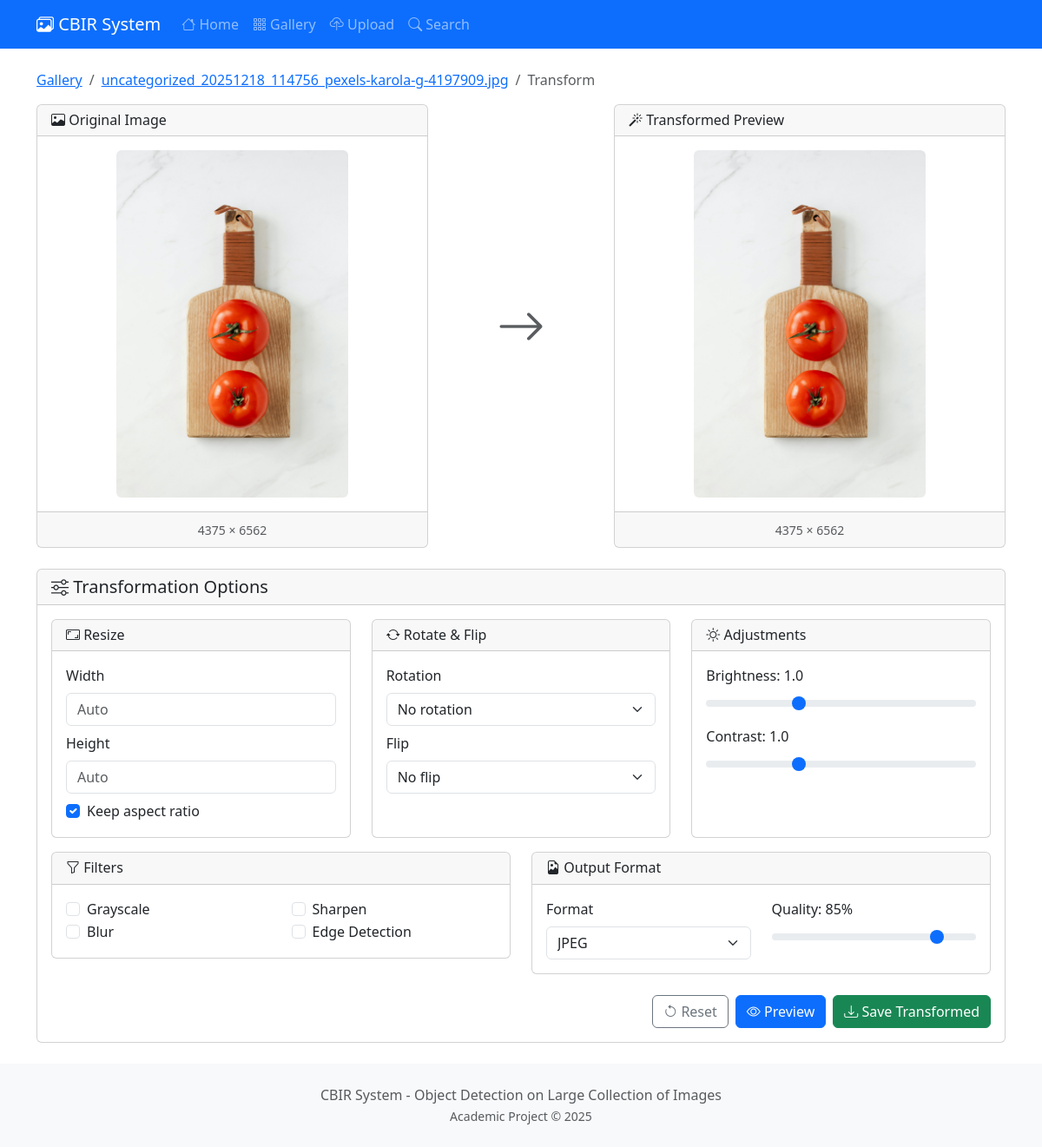
The page /image/10/transform/ on the database its author committed.
### core/models.py (models this page shows, shortened)
class Image(models.Model):
    file = models.ImageField(upload_to=image_upload_path)
    filename = models.CharField(max_length=255)
    category = models.CharField(max_length=100, null=True, blank=True)
    uploaded_at = models.DateTimeField(auto_now_add=True)
    width = models.IntegerField(default=0)
    height = models.IntegerField(default=0)
    file_size = models.IntegerField(default=0)  # in bytes
    features_extracted = models.BooleanField(default=False)
    feature_vector = models.BinaryField(null=True, blank=True)  # Serialized numpy array
    class Meta:
        ordering = ['-uploaded_at']
    @property
    def image(self):
        return self.file
    @property
    def original_filename(self):
        return self.filename

### core/views.py (the view, shortened to what this page needs)
# urls.py: path('image/<int:pk>/transform/', views.TransformView.as_view(), name='transform'),
class TransformView(View):
    template_name = 'core/transform.html'
    def get(self, request, pk):
        image = get_object_or_404(Image, pk=pk)
        form = TransformForm()
        return render(request, self.template_name, {
            'image': image,
            'form': form
        })

### templates/core/transform.html (shortened to what this page needs)
{% extends 'core/base.html' %}
{% block content %}
<nav aria-label="breadcrumb" class="mb-3">
    <ol class="breadcrumb">
        <li class="breadcrumb-item"><a href="{% url 'core:gallery' %}">Gallery</a></li>
        <li class="breadcrumb-item"><a href="{% url 'core:image_detail' image.id %}">{{ image.original_filename }}</a></li>
        <li class="breadcrumb-item active">Transform</li>
    </ol>
</nav>
<div class="row">
    <div class="col-md-5">
        <div class="card">
            <div class="card-header">
                <h6 class="mb-0"><i class="bi bi-image"></i> Original Image</h6>
            </div>
            <div class="card-body text-center">
                <img src="{{ image.image.url }}" class="img-fluid rounded" id="originalImage" alt="Original">
            </div>
            <div class="card-footer text-center">
                <small class="text-muted">{{ image.width }} × {{ image.height }}</small>
            </div>
        </div>
    </div>
    <div class="col-md-2 d-flex align-items-center justify-content-center">
        <i class="bi bi-arrow-right display-4 text-muted"></i>
    </div>
    <div class="col-md-5">
        <div class="card">
            <div class="card-header">
                <h6 class="mb-0"><i class="bi bi-magic"></i> Transformed Preview</h6>
            </div>
            <div class="card-body text-center">
                <img src="{{ image.image.url }}" class="img-fluid rounded" id="previewImage" alt="Preview">
            </div>
            <div class="card-footer text-center">
                <small class="text-muted" id="previewDimensions">{{ image.width }} × {{ image.height }}</small>
            </div>
        </div>
    </div>
</div>
<div class="card mt-4">
    <div class="card-header">
        <h5 class="mb-0"><i class="bi bi-sliders"></i> Transformation Options</h5>
    </div>
    <div class="card-body">
        <form method="post" id="transformForm">
            <div class="row">
                <div class="col-md-4">
                    <div class="card h-100">
                        <div class="card-header">
                            <h6 class="mb-0"><i class="bi bi-aspect-ratio"></i> Resize</h6>
                        </div>
                        <div class="card-body">
                            <div class="mb-2">
                                <label class="form-label">Width</label>
                                <input type="number" name="resize_width" class="form-control" placeholder="Auto" min="1" max="4096">
                            </div>
                            <div class="mb-2">
                                <label class="form-label">Height</label>
                                <input type="number" name="resize_height" class="form-control" placeholder="Auto" min="1" max="4096">
                            </div>
                            <div class="form-check">
                                <input type="checkbox" name="keep_aspect" class="form-check-input" id="keepAspect" checked>
                                <label class="form-check-label" for="keepAspect">Keep aspect ratio</label>
                            </div>
                        </div>
                    </div>
                </div>
                <div class="col-md-4">
                    <div class="card h-100">
                        <div class="card-header">
                            <h6 class="mb-0"><i class="bi bi-arrow-repeat"></i> Rotate & Flip</h6>
                        </div>
                        <div class="card-body">
                            <div class="mb-2">
                                <label class="form-label">Rotation</label>
                                <select name="rotation" class="form-select">
                                    <option value="0">No rotation</option>
                                </select>
                            </div>
                            <div class="mb-2">
                                <label class="form-label">Flip</label>
                                <select name="flip" class="form-select">
                                    <option value="">No flip</option>
                                </select>
                            </div>
                        </div>
                    </div>
                </div>
                <div class="col-md-4">
                    <div class="card h-100">
                        <div class="card-header">
                            <h6 class="mb-0"><i class="bi bi-brightness-high"></i> Adjustments</h6>
                        </div>
                        <div class="card-body">
                            <div class="mb-2">
                                <label class="form-label">Brightness: <span id="brightnessVal">1.0</span></label>
                                <input type="range" name="brightness" class="form-range" min="0.5" max="2" step="0.1" value="1" id="brightness">
                            </div>
                            <div class="mb-2">
                                <label class="form-label">Contrast: <span id="contrastVal">1.0</span></label>
                                <input type="range" name="contrast" class="form-range" min="0.5" max="2" step="0.1" value="1" id="contrast">
                            </div>
                        </div>
                    </div>
                </div>
            </div>
            <div class="row mt-3">
                <div class="col-md-6">
                    <div class="card">
                        <div class="card-header">
                            <h6 class="mb-0"><i class="bi bi-funnel"></i> Filters</h6>
                        </div>
                        <div class="card-body">
                            <div class="row">
                                <div class="col-6">
                                    <div class="form-check">
                                        <input type="checkbox" name="grayscale" class="form-check-input" id="grayscale">
                                        <label class="form-check-label" for="grayscale">Grayscale</label>
                                    </div>
                                    <div class="form-check">
                                        <input type="checkbox" name="blur" class="form-check-input" id="blur">
                                        <label class="form-check-label" for="blur">Blur</label>
                                    </div>
                                </div>
                                <div class="col-6">
                                    <div class="form-check">
                                        <input type="checkbox" name="sharpen" class="form-check-input" id="sharpen">
                                        <label class="form-check-label" for="sharpen">Sharpen</label>
                                    </div>
                                    <div class="form-check">
                                        <input type="checkbox" name="edge_detect" class="form-check-input" id="edgeDetect">
                                        <label class="form-check-label" for="edgeDetect">Edge Detection</label>
                                    </div>
                                </div>
                            </div>
                        </div>
                    </div>
                </div>
                <div class="col-md-6">
                    <div class="card">
                        <div class="card-header">
                            <h6 class="mb-0"><i class="bi bi-file-earmark-image"></i> Output Format</h6>
                        </div>
                        <div class="card-body">
                            <div class="row">
                                <div class="col-6">
                                    <label class="form-label">Format</label>
                                    <select name="output_format" class="form-select">
                                        <option value="jpeg">JPEG</option>
                                    </select>
                                </div>
                                <div class="col-6">
                                    <label class="form-label">Quality: <span id="qualityVal">85</span>%</label>
                                    <input type="range" name="quality" class="form-range" min="10" max="100" step="5" value="85" id="quality">
                                </div>
                            </div>
                        </div>
                    </div>
                </div>
            </div>
            <div class="mt-4 d-flex gap-2 justify-content-end">
                <button type="button" class="btn btn-outline-secondary" onclick="resetForm()">
                    <i class="bi bi-arrow-counterclockwise"></i> Reset
                </button>
                <button type="submit" class="btn btn-primary" name="action" value="preview">
                    <i class="bi bi-eye"></i> Preview
                </button>
                <button type="submit" class="btn btn-success" name="action" value="save">
                    <i class="bi bi-download"></i> Save Transformed
                </button>
            </div>
        </form>
    </div>
</div>
{% endblock %}

### static/css/style.css (style rules this page uses)
body { min-height: 100vh; display: flex; flex-direction: column; }
#previewImage { max-height: 400px; object-fit: contain; }
#originalImage { max-height: 400px; object-fit: contain; }

### rows shown on the page
Image: original_filename "uncategorized_20251218_114756_pexels-karola-g-4197909.jpg", image (picture), width "4375", height "6562"
